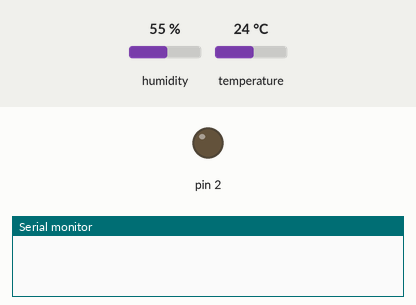
Recording of a sketch running on a simulated Arduino Uno, built for the host (arithmetic inside an expression is 32-bit, double 64-bit). Parts: output pins drawn as LEDs (lit = HIGH), the last lines printed to the serial monitor. Inputs (shaded band) come from the test bench; at power-on: humidity 55 %, temperature 24 °C. WiFi joins after 1.5 s; servers stay silent unless stated; uploads are accepted with an empty reply.

Above: at 0.0 s.
At 8.9 s:
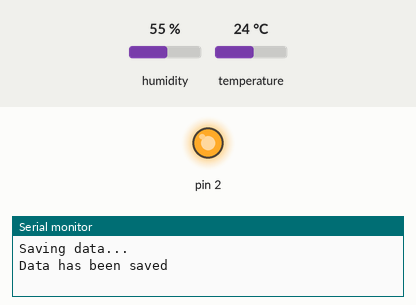
Timing chart, 0 to 10.8 s (numbered marks = the images above):
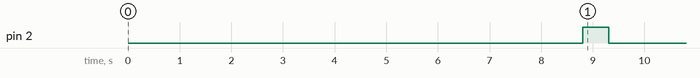

The sketch:

weather_station.ino
```cpp
#include "weather_data.h"
#include "temp_sensor.h"
#include "server.h"
#include "utils.h"

#define DATA_COLLECT_INTERVAL 600000
#define LED 2

void setup() {
  Serial.begin(9600);
  start_temp_sensor();
  start_network();
}

void loop() {
  WEATHER_DATA data = collectWeatherData();
  saveWeatherData(data);
  blinkLed(LED, 500);
  delay(DATA_COLLECT_INTERVAL);
}
```

server.h
```cpp
#include <SPI.h>
#include <Ethernet.h>
#include <ArduinoHttpClient.h>

#define SERVER_IP "10.0.0.100"
#define SERVER_PORT 8080

byte mac[] = { 0xDE, 0xAD, 0xBE, 0xEF, 0xFE, 0xED }; //MAC address DE:AD:BE:EF:FE:ED

EthernetClient ethernetClient;
HttpClient client = HttpClient(ethernetClient, SERVER_IP, SERVER_PORT);

void start_network() {
  if(Ethernet.begin(mac) == 0) {
    Serial.write("Failed to obtain IP via DHCP");
  } else {
    Serial.write("Network started");
  }
}

void saveWeatherData(WEATHER_DATA data) {
  String jsonData = weatherDataToJson(data);
  Serial.println("Data has been collected");
  Serial.println(jsonData);
  Serial.println("Saving data...");

  client.post("/weather", "application/json", jsonData);

  int status = client.responseStatusCode();

  if(status == 200) {
      Serial.println("Data has been saved");
  } else {
    Serial.write("Error ");
    Serial.println(status);
  }

  client.stop();
  delay(5000);

}
```

temp_sensor.h
```cpp
#include <DHT.h>

#define DHT_PIN A1
#define DHT_TYPE DHT11

DHT sensor(A1, DHT11);

void start_temp_sensor() {
  sensor.begin();
  delay(2000);
}

WEATHER_DATA collectWeatherData() {
  WEATHER_DATA data;
  float temperature = sensor.readTemperature();
  float humidity = sensor.readHumidity();

  if (!(isnan(temperature) || isnan(humidity))) {
    data.temperature = temperature;
    data.relative_humidity = humidity;
    data.dew_point = calculateDewPoint(data);
  }

  return data;

}
```

utils.h
```cpp
#define OFF 0
#define ON 1

void setDigitalPinState(const int pin, const int mode) {
  pinMode(pin, OUTPUT);
  digitalWrite(pin, mode);
}

void blinkLed(const int pin, const int interval) {
  setDigitalPinState(pin, ON);
  delay(interval);
  setDigitalPinState(pin, OFF);
  delay(interval);
}
```

weather_data.h
```cpp
struct WEATHER_DATA {
  float temperature;
  float relative_humidity;
  float dew_point;
  float pressure;
};

float calculateDewPoint(WEATHER_DATA data) {
  float temp = data.temperature;
  float humidity = data.relative_humidity;
  float dew_point = (temp - (14.55 + 0.114 * temp) *
                            (1 - (0.01 * humidity)) -
                            pow(((2.5 + 0.007 * temp) *
                            (1 - (0.01 * humidity))),3)
                            - (15.9 + 0.117 * temp) *
                            pow((1 - (0.01 * humidity)), 14));
  data.dew_point = dew_point;
  return dew_point;
}

String weatherDataToJson(const WEATHER_DATA data) {
 String jsonString = "";
 jsonString.concat("{\"temperature\": ");
 jsonString.concat(data.temperature);
 jsonString.concat(", \"relativeHumidity\": ");
 jsonString.concat(data.relative_humidity);
 jsonString.concat(", \"dewPoint\": ");
 jsonString.concat(data.dew_point);
 jsonString.concat(", \"temperatureUnit\": ");
 jsonString.concat("\"CELSIUS\"");
 jsonString.concat("}\n");
 return jsonString;
}

String weatherDataToCsv(const WEATHER_DATA data) {
  String csvLine = "";
  csvLine.concat(data.temperature);
  csvLine.concat(",");
  csvLine.concat(data.relative_humidity);
  csvLine.concat(",");
  csvLine.concat(data.dew_point);
  csvLine.concat(",CELSIUS");
  return csvLine;
}
```

Measured:
- by itself, pin 2: LOW → HIGH at 8.8 s, → LOW 0.50 s later
